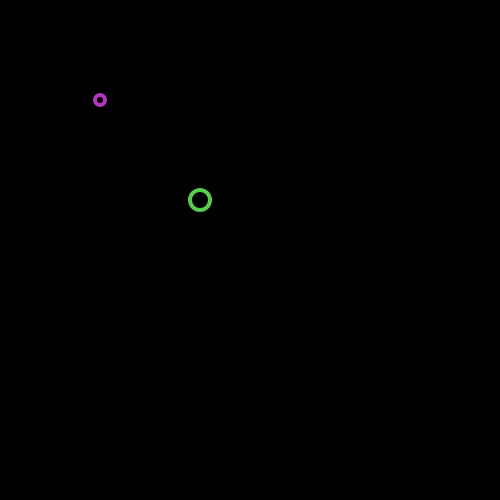
Frame 1 (no input)
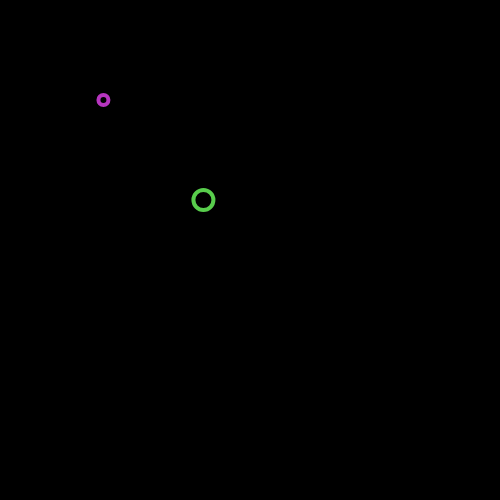
Frame 60 (no input)
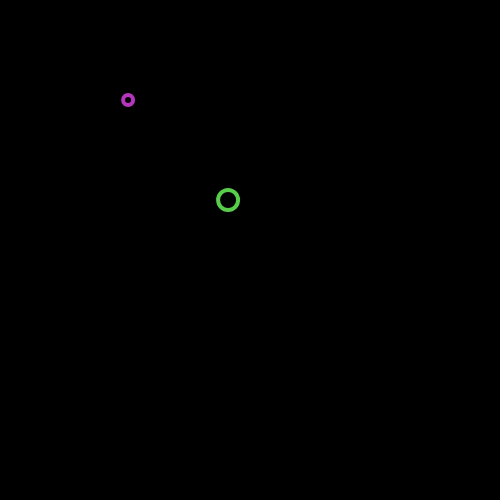
Frame 120 (the mouse pressed at the canvas centre since frame 60)

The p5.js sketch that drew these frames (run headless with seeded random() and noise() and a simulated clock; from frame 60 on, the mouse is pressed at the canvas centre):

// p5.js sketch
// ── sketch.js

function setup(){
	createCanvas(500, 500);
	frameRate(60);

	bubble1 = new Bubble(100, 100, 10, color(random(255), random(255),random(255)));
	bubble2 = new Bubble(200, 200, 20, color(random(255), random(255),random(255)));

}

function draw(){
	background(0);


	bubble1.move();
	bubble1.show();
	bubble2.move();
	bubble2.show();
}


// ── bubble.js
class Bubble{
	constructor(x, y, r, c){
		this.r = r;
		this.c = c;

		this.pos = createVector(x, y);

		this.acc = createVector(0, 0);
		this.vel = createVector(0, 0);
	}

	show(){

		stroke(this.c);
		strokeWeight(4);
		noFill();
		ellipse(this.pos.x, this.pos.y, this.r, this.r);
	}

	move(){
		this.pos.x += this.vel.x;
		this.pos.y += this.vel.y;

		this.vel.x += this.acc.x;
		this.vel.y += this.acc.y;

		this.acc.x += 0.0001;

		if (this.pos.x > width)
		{
			this.pos.x -= width;
		}
		if (this.pos.x < 0)
		{
			this.pos.x += width;
		}
		if (this.pos.y > height)
		{
			this.pos.y -= height;
		}
		if (this.pos.y < 0)
		{
			this.pos.y += height;
		}

	}




}
